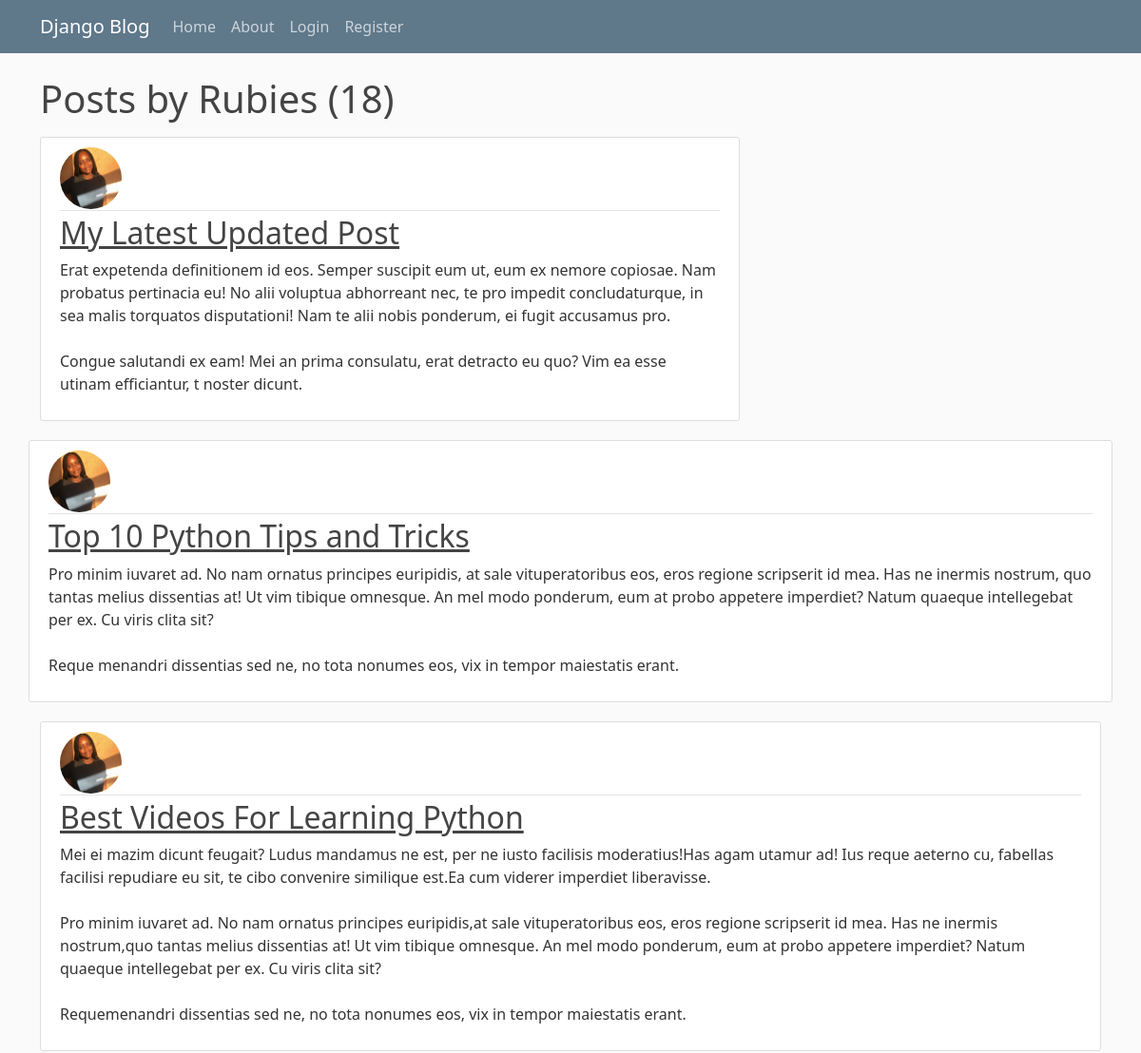
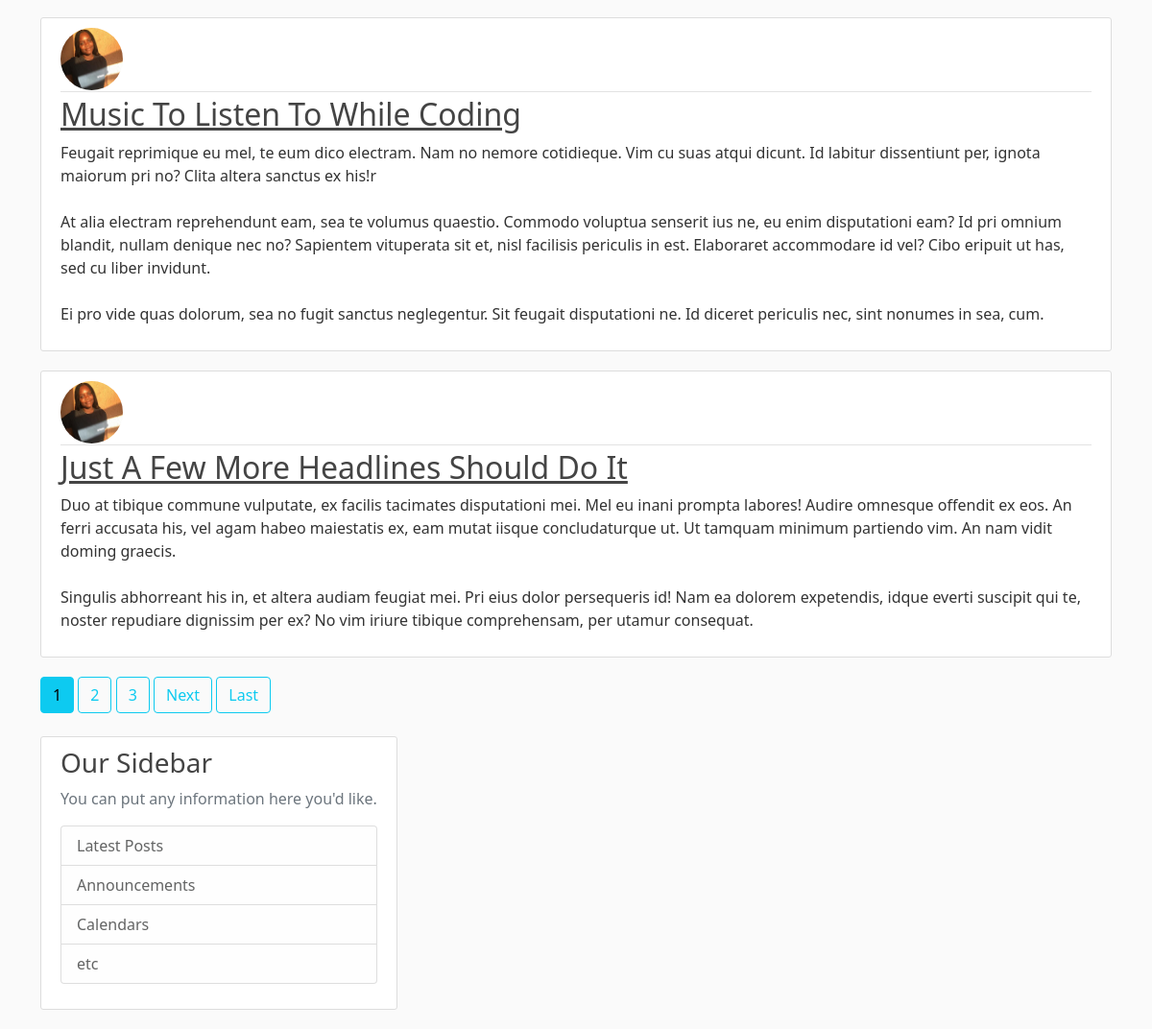
/user/Rubies, run on the app's committed database (2 pictures, top to bottom).
### blog/models.py (models this page shows, shortened)
class Post(models.Model):
    title = models.CharField(max_length=100)
    content = models.TextField()
    date_posted = models.DateTimeField(default = timezone.now)
    author=models.ForeignKey(User, on_delete = models.CASCADE)

### users/models.py (models this page shows, shortened)
class Profile(models.Model):
    user=models.OneToOneField(User, on_delete=models.CASCADE)
    image=models.ImageField(default='default.jpg', upload_to='profile_pics')

### blog/views.py (the view)
# urls.py: path('user/<username>', UserPostListView.as_view(), name='user-posts'),
class UserPostListView(ListView):
    model = Post
    template_name = 'blog/user_posts.html' # <app/model>_<viewtype>.html
    context_object_name= 'posts'
    paginate_by = 5
    def get_queryset(self):
        user = get_object_or_404(User, username=self.kwargs.get('username'))
        return Post.objects.filter(author=user).order_by('-date_posted')

### blog/templates/blog/user_posts.html (shortened to what this page needs)
{% extends "blog/base.html" %}
{% block content %}
<h1 class="mb-3">Posts by {{ view.kwargs.username }} ({{ page_obj.paginator.count }})</h1>
    {% for post in posts %}
    <article class="media content-section">
      <img class= "rounded-circle article-img" src = "{{ post.author.profile.image.url }}"
        <div class="media-body">
          <div class="article-metadata">
          </div>
          <h2><a class="article-title" href="{% url 'post-detail' post.id %}">{{ post.title }}</a></h2>
          <p class="article-content">{{ post.content }}</p>
        </div>
      </article>
    {% endfor %}
    {% if is_paginated %}
      {% for num in page_obj.paginator.page_range %}
        {% if page_obj.number == num %}
          <a class ="btn btn-info mb-4" href="{{ num }}">{{ num }}</a>
        {% elif num > page_obj.number|add:'-3' and num < page_obj.number|add:'3' %}
          <a class ="btn btn-outline-info mb-4" href="?page={{ num }}">{{ num }}</a>
        {% endif %}
      {% endfor %}
      {% if page_obj.has_next %}
      <a class ="btn btn-outline-info mb-4" href="?page={{ page_obj.next_page_number }}">Next</a>
      <a class ="btn btn-outline-info mb-4" href="?page={{ page_obj.paginator.num_pages }}">Last</a>
    {% endif %}
    {% endif %}
{% endblock content %}

### blog/static/blog/main.css (style rules this page uses)
body { background: #fafafa; color: #333333; margin-top: 5rem; }
h1, h2, h3, h4, h5, h6 { color: #444444; }
.content-section { background: #ffffff; padding: 10px 20px; border: 1px solid #dddddd; border-radius: 3px; margin-bottom: 20px; }
.article-title { color: #444444; }
.article-content { white-space: pre-line; }
.article-img { height: 65px; width: 65px; margin-right: 16px; }
.article-metadata { padding-bottom: 1px; margin-bottom: 4px; border-bottom: 1px solid #e3e3e3 }

### data on the page
Post: author.profile.image (picture), title "My Latest Updated Post", content "Erat expetenda definitionem id eos. Semper suscipit eum ut, eum ex nemore copiosae. Nam probatus pertinacia eu! No alii voluptua abhorreant nec, te pro impedit concludaturque, in sea malis torquatos disputationi! Nam te alii nobis ponderum, ei fugit accusamus pro. Congue salutandi ex eam! Mei an prima consulatu, erat detracto eu quo? Vim ea esse utinam efficiantur, t noster dicunt."
Post: author.profile.image (picture), title "Top 10 Python Tips and Tricks", content "Pro minim iuvaret ad. No nam ornatus principes euripidis, at sale vituperatoribus eos, eros regione scripserit id mea. Has ne inermis nostrum, quo tantas melius dissentias at! Ut vim tibique omnesque. An mel modo ponderum, eum at probo appetere imperdiet? Natum quaeque intellegebat per ex. Cu viris clita sit? Reque menandri dissentias sed ne, no tota nonumes eos, vix in tempor maiestatis erant."
Post: author.profile.image (picture), title "Best Videos For Learning Python", content "Mei ei mazim dicunt feugait? Ludus mandamus ne est, per ne iusto facilisis moderatius!Has agam utamur ad! Ius reque aeterno cu, fabellas facilisi repudiare eu sit, te cibo convenire similique est.Ea cum viderer imperdiet liberavisse. Pro minim iuvaret ad. No nam ornatus principes euripidis,at sale vituperatoribus eos, eros regione scripserit id mea. Has ne inermis nostrum,quo tantas melius dissentias at! Ut vim tibique omnesque. An mel modo ponderum, eum at probo appetere imperdiet? Natum quaeque intellegebat per ex. Cu viris clita sit? Requemenandri dissentias sed ne, no tota nonumes eos, vix in tempor maiestatis erant."
Post: author.profile.image (picture), title "Music To Listen To While Coding", content "Feugait reprimique eu mel, te eum dico electram. Nam no nemore cotidieque. Vim cu suas atqui dicunt. Id labitur dissentiunt per, ignota maiorum pri no? Clita altera sanctus ex his!r At alia electram reprehendunt eam, sea te volumus quaestio. Commodo voluptua senserit ius ne, eu enim disputationi eam? Id pri omnium blandit, nullam denique nec no? Sapientem vituperata sit et, nisl facilisis periculis in est. Elaboraret accommodare id vel? Cibo eripuit ut has, sed cu liber invidunt. Ei pro vide quas dolorum, sea no fugit sanctus neglegentur. Sit feugait disputationi ne. Id diceret periculis nec, sint nonumes in sea, cum."
Post: author.profile.image (picture), title "Just A Few More Headlines Should Do It", content "Duo at tibique commune vulputate, ex facilis tacimates disputationi mei. Mel eu inani prompta labores! Audire omnesque offendit ex eos. An ferri accusata his, vel agam habeo maiestatis ex, eam mutat iisque concludaturque ut. Ut tamquam minimum partiendo vim. An nam vidit doming graecis. Singulis abhorreant his in, et altera audiam feugiat mei. Pri eius dolor persequeris id! Nam ea dolorem expetendis, idque everti suscipit qui te, noster repudiare dignissim per ex? No vim iriure tibique comprehensam, per utamur consequat."

### other printed values
{{ view.kwargs.username }} "Rubies"
{{ page_obj.paginator.count }} "18"
{{ num }} "1"
{{ num }} "2" "3"
